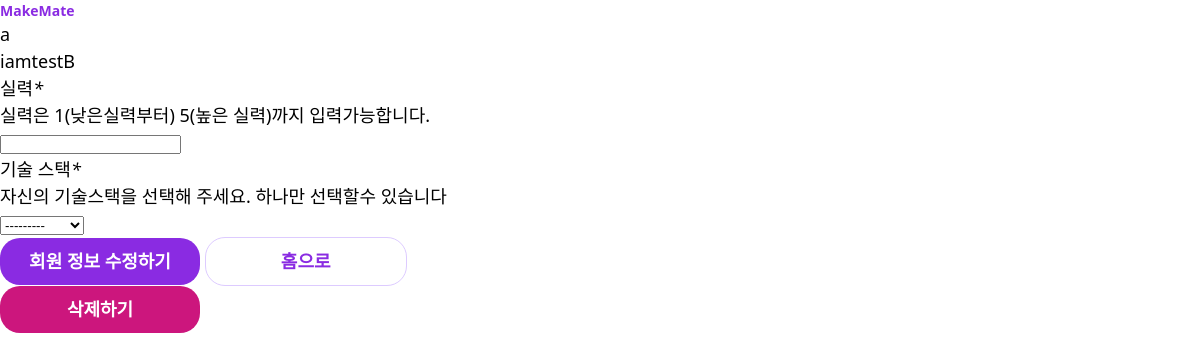
Page /group/1/admin/user_update/2 on the earlier database version.
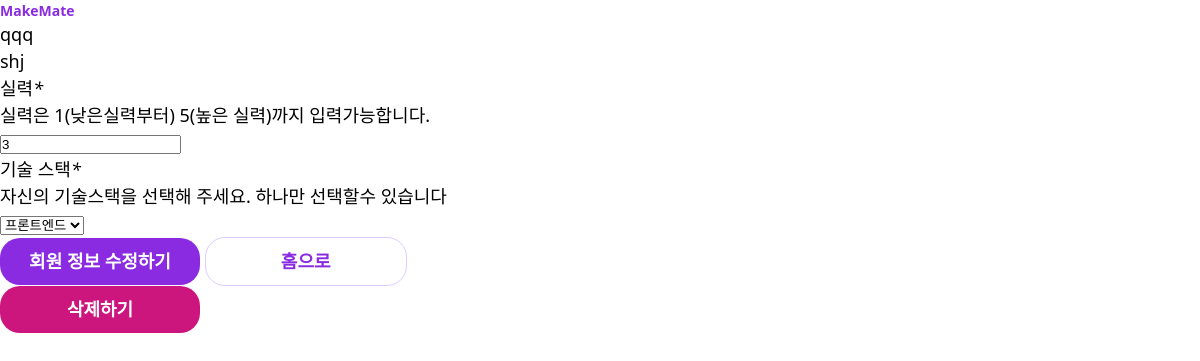
Same page on the later database version.
### group/models.py (models this page shows)
class Group(models.Model):
    STACK_POSITION = (
        ("PM", "기획"),
        ("DESIGN", "디자인"),
        ("FE", "프론트엔드"),
        ("BE", "백엔드"),
        ("SERVER", "배포/서버"),
    )
    TYPE_CHOICE = (
        ("모각코", "모각코"),
        ("프로젝트", "프로젝트"),
    )
    title = models.CharField("그룹 이름", max_length=30)
    team_number = models.PositiveIntegerField(
        "그룹 내 팀 수",
        default=1,
        validators=[MaxValueValidator(10),
                    MinValueValidator(1)])
    password = models.CharField("그룹 비밀번호", max_length=15)
    type = models.CharField("모임 종류", max_length=20, choices=TYPE_CHOICE)
    ability_description1 = models.CharField("실력1 설명",
                                            max_length=100,
                                            null=True,
                                            blank=True)
    ability_description2 = models.CharField("실력2 설명",
                                            max_length=100,
                                            null=True,
                                            blank=True)
    ability_description3 = models.CharField("실력3 설명",
                                            max_length=100,
                                            null=True,
                                            blank=True)
    ability_description4 = models.CharField("실력4 설명",
                                            max_length=100,
                                            null=True,
                                            blank=True)
    ability_description5 = models.CharField("실력5 설명",
                                            max_length=100,
                                            null=True,
                                            blank=True)
    choice = models.IntegerField("그룹 최대 투표 개수", default=3, null=True)
    tech_stack = models.CharField("기술 스택",
                                  max_length=10,
                                  choices=STACK_POSITION)
    end_date = models.DateTimeField(default=timezone.now().date() +
                                    timezone.timedelta(days=3))
    def __str__(self):
        return self.title

class MemberState(models.Model):
    STACK_POSITION = (
        ("PM", "기획"),
        ("DESIGN", "디자인"),
        ("FE", "프론트엔드"),
        ("BE", "백엔드"),
        ("SERVER", "배포/서버"),
    )
    group = models.ForeignKey(Group,
                              on_delete=models.CASCADE,
                              related_name="member_states")
    user = models.ForeignKey(User, on_delete=models.CASCADE)
    group_ability = models.PositiveIntegerField("실력", validators=[MaxValueValidator(5), MinValueValidator(1)], null=True)
    group_tech_stack = models.CharField("기술 스택", max_length=10, choices=STACK_POSITION, null=True)
    idea_vote1 = models.ForeignKey(Idea, on_delete=models.CASCADE, related_name="idea_vote1_set", null=True)
    idea_vote2 = models.ForeignKey(Idea, on_delete=models.CASCADE, related_name="idea_vote2_set", null=True)
    idea_vote3 = models.ForeignKey(Idea, on_delete=models.CASCADE, related_name="idea_vote3_set", null=True)
    my_team_idea = models.ForeignKey(Idea, on_delete=models.CASCADE, related_name="my_team_idea_set", null=True)

### common/models.py (models this page shows)
class User(AbstractUser):
    first_name = None
    last_name = None
    username = models.CharField(max_length=10, unique=True)
    email = models.EmailField()
    def __str__(self):
        return self.username

### group/views.py (the view)
# urls.py: path("<int:group_id>/admin/user_update/<int:user_id>",group_user_update, name="user_update"),
def group_user_update(request, group_id, user_id):
    group = get_object_or_404(Group, id=group_id)
    print(group)
    print(user_id)
    if request.method == "GET":
        user = User.objects.get(id=user_id)
        print(user)
        user_state = MemberState.objects.get(user=user, group=group)
        print(user_state)
        form = NonAdminInfoForm(instance=user_state)
        ctx = {
            "form": form,
            "group": group,
            "user_state": user_state,
            "user": user
        }
        return render(request, "admin/group_admin_modify.html", ctx)
    elif request.method == "POST":
        user_state = MemberState.objects.get(user_id=user_id)
        form = NonAdminInfoForm(request.POST, instance=user_state)
        if form.is_valid():
            form.save()
        return redirect("group:admin_page", group_id=group_id)

### group/forms.py
class NonAdminInfoForm(forms.ModelForm):
    class Meta:
        model = MemberState
        fields = ['group_ability', 'group_tech_stack']

### templates/admin/group_admin_modify.html (shortened to what this page needs)
{% extends 'base.html' %}
{% block content %}
  <div>{{group.title}}</div>
  <div>{{user}}</div>
  <section>
  <form method='post' action={% url 'group:user_update' group.id user_state.user.id %}>
      <div>
          <label>실력<i>*</i></label>
          <div>실력은 1(낮은실력부터) 5(높은 실력)까지 입력가능합니다.</div>
          <div>{{form.group_ability}}</div>
      <div>
      <div>
          <label>기술 스택<i>*</i></label>
          <div>자신의 기술스택을 선택해 주세요. 하나만 선택할수 있습니다</div>
          <div>{{form.group_tech_stack}}</div>
      <div>
      <button type='submit' class='primary_button'>회원 정보 수정하기</button>
      <a href="{% url 'common:main_page'%}" class='secondary_button'>홈으로</a>
  </form>
  <form action=" {%url 'group:user_delete' group.id user_state.user.id %}" method="POST">
    <button class='cta_button' type="submit">삭제하기</button>
  </form>
  </section>
{% endblock %}

Differences in the rows shown:
changed Group: title "a" → "qqq"
changed User: username "iamtestB" → "shj"
changed MemberState: group_ability (not shown) → "3"; group_tech_stack "---------" → "프론트엔드"
